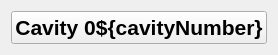
<?xml version="1.0" encoding="UTF-8"?>
<ui version="4.0">
 <class>Form</class>
 <widget class="QWidget" name="Form">
  <property name="geometry">
   <rect>
    <x>0</x>
    <y>0</y>
    <width>251</width>
    <height>51</height>
   </rect>
  </property>
  <property name="windowTitle">
   <string>Form</string>
  </property>
  <layout class="QGridLayout" name="gridLayout">
   <item row="0" column="0">
    <widget class="PyDMRelatedDisplayButton" name="cavityFaultDisplay_Button">
     <property name="sizePolicy">
      <sizepolicy hsizetype="Preferred" vsizetype="Preferred">
       <horstretch>0</horstretch>
       <verstretch>0</verstretch>
      </sizepolicy>
     </property>
     <property name="font">
      <font>
       <pointsize>16</pointsize>
       <weight>75</weight>
       <bold>true</bold>
      </font>
     </property>
     <property name="mouseTracking">
      <bool>false</bool>
     </property>
     <property name="acceptDrops">
      <bool>false</bool>
     </property>
     <property name="toolTip">
      <string/>
     </property>
     <property name="styleSheet">
      <string notr="true">


</string>
     </property>
     <property name="text">
      <string>Cavity 0${cavityNumber}</string>
     </property>
     <property name="default">
      <bool>false</bool>
     </property>
     <property name="flat">
      <bool>false</bool>
     </property>
     <property name="filenames" stdset="0">
      <stringlist>
       <string>../cavityFaultDisplay.py</string>
      </stringlist>
     </property>
     <property name="showIcon" stdset="0">
      <bool>false</bool>
     </property>
     <property name="openInNewWindow" stdset="0">
      <bool>true</bool>
     </property>
    </widget>
   </item>
  </layout>
 </widget>
 <customwidgets>
  <customwidget>
   <class>PyDMRelatedDisplayButton</class>
   <extends>QPushButton</extends>
   <header>pydm.widgets.related_display_button</header>
  </customwidget>
 </customwidgets>
 <resources/>
 <connections/>
</ui>
